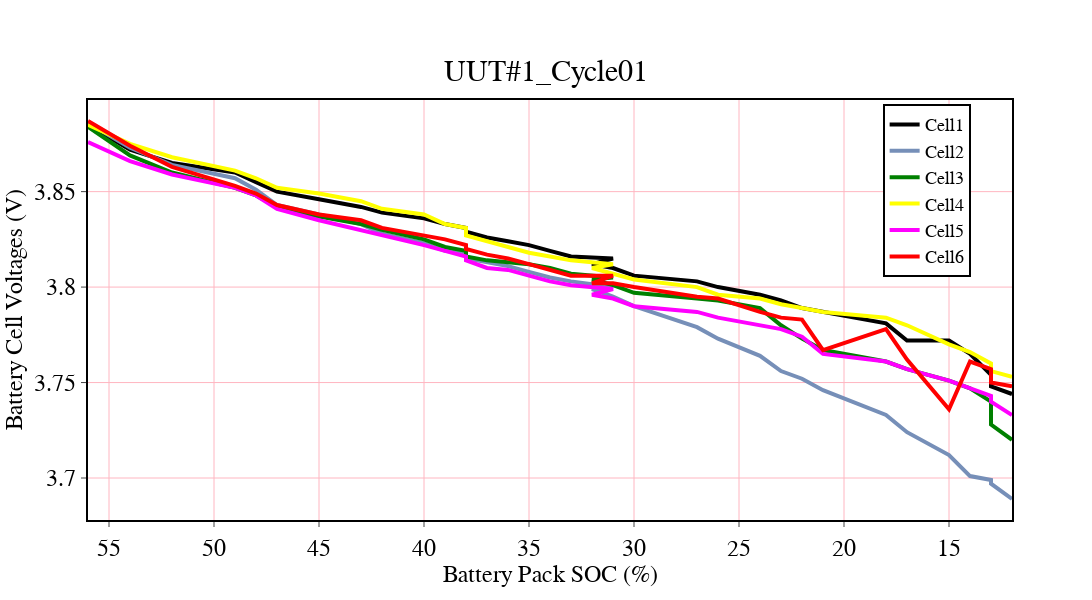
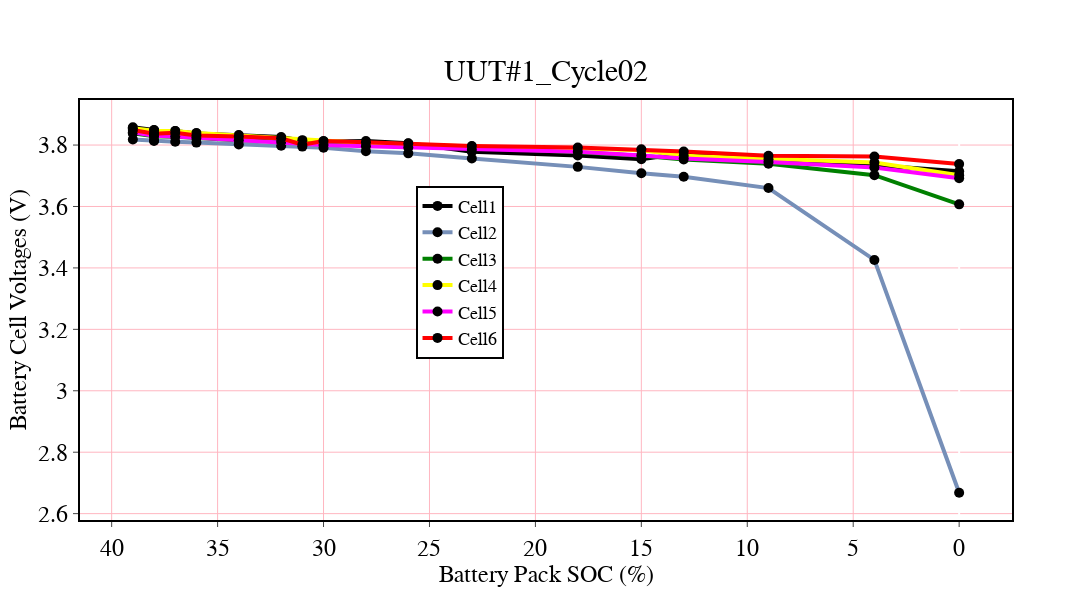
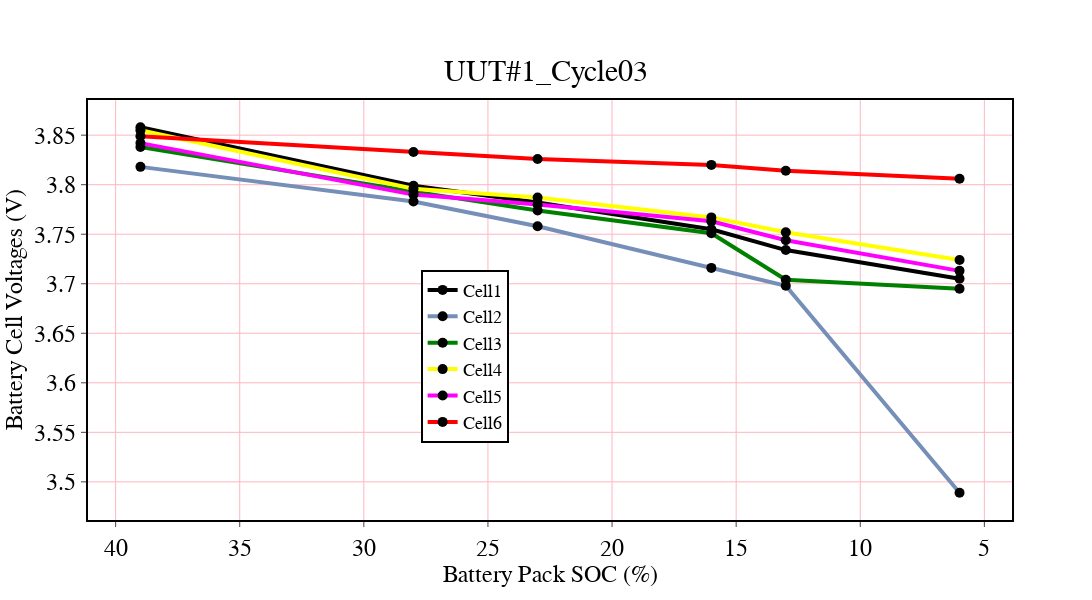

These figures' notebook cell, in order:
### Code cell
# Plot the 'Battery OCV [V]' with 'Battery SOC [%]' using line plot in plotly
fig = go.Figure()
#fig.add_trace(go.Scatter(x=df1['Battery SOC [%]'], y=df1['Battery OCV [V]'], name='UUT#1_Cycle01', line=dict(color='blue', width=4, dash='dashdot'), marker=dict(size=10, color='black', symbol='circle')))
fig.add_trace(go.Scatter(x=df1['Battery SOC [%]'], y=df1['Cell 1 '], name='Cell1', line=dict(color='light blue', width=4), marker=dict(size=10, color='black', symbol='circle')))
fig.add_trace(go.Scatter(x=df1['Battery SOC [%]'], y=df1['Cell 2 '], name='Cell2', line=dict(color='#768fb8', width=4), marker=dict(size=10, color='black', symbol='circle')))
fig.add_trace(go.Scatter(x=df1['Battery SOC [%]'], y=df1['Cell 3'], name='Cell3', line=dict(color='green', width=4), marker=dict(size=10, color='black', symbol='circle')))
fig.add_trace(go.Scatter(x=df1['Battery SOC [%]'], y=df1['Cell 4 '], name='Cell4', line=dict(color='yellow', width=4), marker=dict(size=10, color='black', symbol='circle')))
fig.add_trace(go.Scatter(x=df1['Battery SOC [%]'], y=df1['Cell  5 '], name='Cell5', line=dict(color='magenta', width=4), marker=dict(size=10, color='black', symbol='circle')))
fig.add_trace(go.Scatter(x=df1['Battery SOC [%]'], y=df1['Cell  6 '], name='Cell6', line=dict(color='red', width=4), marker=dict(size=10, color='black', symbol='circle')))

# flip the x and y axis
fig.update_layout(xaxis=dict(autorange="reversed"))
fig.update_layout(title='UUT#1_Cycle01', xaxis_title='Cycle No', yaxis_title='Capacity')
# add description below the title as subtitle
fig.update_layout(title={'y': 0.9, 'x': 0.8, 'xanchor': 'center', 'yanchor': 'top'})
# add axis line and ticks
fig.update_xaxes(showline=True, linewidth=2, linecolor='black', mirror=True, ticks="outside")
fig.update_yaxes(showline=True, linewidth=2, linecolor='black', mirror=True, ticks="outside")
# Make x labels larger, and Times New Roman
fig.update_xaxes(title_text="Battery Pack SOC (%)", title_font=dict(size=24, family='Times New Roman', color='black'), title_standoff=25)
# Make y labels larger, and Times New Roman
fig.update_yaxes(title_text="Battery Cell Voltages (V) ", title_font=dict(size=24, family='Times New Roman', color='black'), title_standoff=25)
# change the legend font size and font family
fig.update_layout(legend=dict(font=dict(size=18, family='Times New Roman', color='black')))
# make background white
fig.update_layout(plot_bgcolor='white')
# Move x-label and y-label to the center
fig.update_layout(xaxis=dict(title=dict(standoff=5)), yaxis=dict(title=dict(standoff=5)))
# Icncrease x-axis and y-axis tick font size and font family
fig.update_xaxes(tickfont=dict(size=24, family='Times New Roman', color='black'))
fig.update_yaxes(tickfont=dict(size=24, family='Times New Roman', color='black'))
# add grid
fig.update_layout(xaxis=dict(showgrid=True, gridwidth=1, gridcolor='LightPink'), yaxis=dict(showgrid=True, gridwidth=1, gridcolor='LightPink'))
# add figure size
fig.update_layout(width=1200, height=600)
# keep the legend inside the plot area
fig.update_layout(legend=dict(x=0.86, y=0.99))
# Make title larger, and Times New Roman and center
fig.update_layout(title=dict(font=dict(size=30, family='Times New Roman', color='black'), x=0.5, xanchor='center'))
# add box around the legend
fig.update_layout(legend=dict(bordercolor='black', borderwidth=2))
fig.show()

# Plot the 'Battery OCV [V]' with 'Battery SOC [%]' using line plot in plotly
fig = go.Figure()
#fig.add_trace(go.Scatter(x=df1_2['Battery SOC [%]'], y=df1_2['Battery OCV [V]'], name='UUT#4_Cycle01', line=dict(color='blue', width=4, dash='dashdot'), marker=dict(size=10, color='black', symbol='circle')))
fig.add_trace(go.Scatter(x=df1_2['Battery SOC [%]'], y=df1_2['Cell 1 '], name='Cell1', line=dict(color='light blue', width=4), marker=dict(size=10, color='black', symbol='circle')))
fig.add_trace(go.Scatter(x=df1_2['Battery SOC [%]'], y=df1_2['Cell 2 '], name='Cell2', line=dict(color='#768fb8', width=4), marker=dict(size=10, color='black', symbol='circle')))
fig.add_trace(go.Scatter(x=df1_2['Battery SOC [%]'], y=df1_2['Cell 3'], name='Cell3', line=dict(color='green', width=4), marker=dict(size=10, color='black', symbol='circle')))
fig.add_trace(go.Scatter(x=df1_2['Battery SOC [%]'], y=df1_2['Cell 4 '], name='Cell4', line=dict(color='yellow', width=4), marker=dict(size=10, color='black', symbol='circle')))
fig.add_trace(go.Scatter(x=df1_2['Battery SOC [%]'], y=df1_2['Cell  5 '], name='Cell5', line=dict(color='magenta', width=4), marker=dict(size=10, color='black', symbol='circle')))
fig.add_trace(go.Scatter(x=df1_2['Battery SOC [%]'], y=df1_2['Cell  6 '], name='Cell6', line=dict(color='red', width=4), marker=dict(size=10, color='black', symbol='circle')))

# flip the x and y axis
fig.update_layout(xaxis=dict(autorange="reversed"))
fig.update_layout(title='UUT#1_Cycle02')
# add description below the title as subtitle
fig.update_layout(title={'y': 0.9, 'x': 0.8, 'xanchor': 'center', 'yanchor': 'top'})
# add axis line and ticks
fig.update_xaxes(showline=True, linewidth=2, linecolor='black', mirror=True, ticks="outside")
fig.update_yaxes(showline=True, linewidth=2, linecolor='black', mirror=True, ticks="outside")
# Make x labels larger, and Times New Roman
fig.update_xaxes(title_text="Battery Pack SOC (%)", title_font=dict(size=24, family='Times New Roman', color='black'), title_standoff=25)
# Make y labels larger, and Times New Roman
fig.update_yaxes(title_text="Battery Cell Voltages (V) ", title_font=dict(size=24, family='Times New Roman', color='black'), title_standoff=25)
# change the legend font size and font family
fig.update_layout(legend=dict(font=dict(size=18, family='Times New Roman', color='black')))
# make background white
fig.update_layout(plot_bgcolor='white')
# Move x-label and y-label to the center
fig.update_layout(xaxis=dict(title=dict(standoff=5)), yaxis=dict(title=dict(standoff=5)))
# Icncrease x-axis and y-axis tick font size and font family
fig.update_xaxes(tickfont=dict(size=24, family='Times New Roman', color='black'))
fig.update_yaxes(tickfont=dict(size=24, family='Times New Roman', color='black'))
# add grid
fig.update_layout(xaxis=dict(showgrid=True, gridwidth=1, gridcolor='LightPink'), yaxis=dict(showgrid=True, gridwidth=1, gridcolor='LightPink'))
# add figure size
fig.update_layout(width=1200, height=600)
# keep the legend inside the plot area
fig.update_layout(legend=dict(x=0.36, y=0.59))
# Make title larger, and Times New Roman and center
fig.update_layout(title=dict(font=dict(size=30, family='Times New Roman', color='black'), x=0.5, xanchor='center'))
# add box around the legend
fig.update_layout(legend=dict(bordercolor='black', borderwidth=2))
fig.show()
# Plot the 'Battery OCV [V]' with 'Battery SOC [%]' using line plot in plotly
fig = go.Figure()
#fig.add_trace(go.Scatter(x=df1_3['Battery SOC [%]'], y=df1_3['Battery OCV [V]'], name='UUT#4_Cycle01', line=dict(color='blue', width=4, dash='dashdot'), marker=dict(size=10, color='black', symbol='circle')))
fig.add_trace(go.Scatter(x=df1_3['Battery SOC [%]'], y=df1_3['Cell 1 '], name='Cell1', line=dict(color='light blue', width=4), marker=dict(size=10, color='black', symbol='circle')))
fig.add_trace(go.Scatter(x=df1_3['Battery SOC [%]'], y=df1_3['Cell 2 '], name='Cell2', line=dict(color='#768fb8', width=4), marker=dict(size=10, color='black', symbol='circle')))
fig.add_trace(go.Scatter(x=df1_3['Battery SOC [%]'], y=df1_3['Cell 3'], name='Cell3', line=dict(color='green', width=4), marker=dict(size=10, color='black', symbol='circle')))
fig.add_trace(go.Scatter(x=df1_3['Battery SOC [%]'], y=df1_3['Cell 4 '], name='Cell4', line=dict(color='yellow', width=4), marker=dict(size=10, color='black', symbol='circle')))
fig.add_trace(go.Scatter(x=df1_3['Battery SOC [%]'], y=df1_3['Cell  5 '], name='Cell5', line=dict(color='magenta', width=4), marker=dict(size=10, color='black', symbol='circle')))
fig.add_trace(go.Scatter(x=df1_3['Battery SOC [%]'], y=df1_3['Cell  6 '], name='Cell6', line=dict(color='red', width=4), marker=dict(size=10, color='black', symbol='circle')))

# flip the x and y axis
fig.update_layout(xaxis=dict(autorange="reversed"))
fig.update_layout(title='UUT#1_Cycle03')
# add description below the title as subtitle
fig.update_layout(title={'y': 0.9, 'x': 0.8, 'xanchor': 'center', 'yanchor': 'top'})
# add axis line and ticks
fig.update_xaxes(showline=True, linewidth=2, linecolor='black', mirror=True, ticks="outside")
fig.update_yaxes(showline=True, linewidth=2, linecolor='black', mirror=True, ticks="outside")
# Make x labels larger, and Times New Roman
fig.update_xaxes(title_text="Battery Pack SOC (%)", title_font=dict(size=24, family='Times New Roman', color='black'), title_standoff=25)
# Make y labels larger, and Times New Roman
fig.update_yaxes(title_text="Battery Cell Voltages (V) ", title_font=dict(size=24, family='Times New Roman', color='black'), title_standoff=25)
# change the legend font size and font family
fig.update_layout(legend=dict(font=dict(size=18, family='Times New Roman', color='black')))
# make background white
fig.update_layout(plot_bgcolor='white')
# Move x-label and y-label to the center
fig.update_layout(xaxis=dict(title=dict(standoff=5)), yaxis=dict(title=dict(standoff=5)))
# Icncrease x-axis and y-axis tick font size and font family
fig.update_xaxes(tickfont=dict(size=24, family='Times New Roman', color='black'))
fig.update_yaxes(tickfont=dict(size=24, family='Times New Roman', color='black'))
# add grid
fig.update_layout(xaxis=dict(showgrid=True, gridwidth=1, gridcolor='LightPink'), yaxis=dict(showgrid=True, gridwidth=1, gridcolor='LightPink'))
# add figure size
fig.update_layout(width=1200, height=600)
# keep the legend inside the plot area
fig.update_layout(legend=dict(x=0.36, y=0.39))
# Make title larger, and Times New Roman and center
fig.update_layout(title=dict(font=dict(size=30, family='Times New Roman', color='black'), x=0.5, xanchor='center'))
# add box around the legend
fig.update_layout(legend=dict(bordercolor='black', borderwidth=2))
fig.show()

### Figure 1 — Plotly figure (JSON) as saved in the notebook; plotly's stock layout.template omitted (floating-point values rounded to 4 significant figures)
{"data": [{"line": {"color": "light blue", "width": 4}, "marker": {"color": "black", "size": 10, "symbol": "circle"}, "name": "Cell1", "type": "scatter", "x": [56, 54, 52, 49, 48, 47, 45, 43, 42, 40, 39, 38, 38, 37, 36, 35, 34, 33, 31, 32, 31, 30, 27, 26, 24, 23, 22, 21, 18, 17, 15, 14, 13, 13, 12], "y": [3.885, 3.872, 3.865, 3.86, 3.855, 3.85, 3.846, 3.842, 3.839, 3.836, 3.833, 3.831, 3.829, 3.826, 3.824, 3.822, 3.819, 3.816, 3.815, 3.812, 3.81, 3.806, 3.803, 3.8, 3.796, 3.793, 3.789, 3.787, 3.781, 3.772, 3.772, 3.765, 3.754, 3.748, 3.744]}, {"line": {"color": "#768fb8", "width": 4}, "marker": {"color": "black", "size": 10, "symbol": "circle"}, "name": "Cell2", "type": "scatter", "x": [56, 54, 52, 49, 48, 47, 45, 43, 42, 40, 39, 38, 38, 37, 36, 35, 34, 33, 31, 32, 31, 30, 27, 26, 24, 23, 22, 21, 18, 17, 15, 14, 13, 13, 12], "y": [3.886, 3.873, 3.864, 3.857, 3.851, 3.843, 3.838, 3.833, 3.828, 3.823, 3.819, 3.818, 3.815, 3.813, 3.811, 3.808, 3.805, 3.803, 3.8, 3.799, 3.795, 3.79, 3.779, 3.773, 3.764, 3.756, 3.752, 3.746, 3.733, 3.724, 3.712, 3.701, 3.699, 3.697, 3.689]}, {"line": {"color": "green", "width": 4}, "marker": {"color": "black", "size": 10, "symbol": "circle"}, "name": "Cell3", "type": "scatter", "x": [56, 54, 52, 49, 48, 47, 45, 43, 42, 40, 39, 38, 38, 37, 36, 35, 34, 33, 31, 32, 31, 30, 27, 26, 24, 23, 22, 21, 18, 17, 15, 14, 13, 13, 12], "y": [3.884, 3.869, 3.86, 3.852, 3.848, 3.842, 3.837, 3.833, 3.83, 3.825, 3.821, 3.819, 3.816, 3.814, 3.813, 3.812, 3.81, 3.807, 3.805, 3.804, 3.801, 3.797, 3.794, 3.793, 3.789, 3.78, 3.773, 3.767, 3.761, 3.757, 3.751, 3.747, 3.74, 3.728, 3.72]}, {"line": {"color": "yellow", "width": 4}, "marker": {"color": "black", "size": 10, "symbol": "circle"}, "name": "Cell4", "type": "scatter", "x": [56, 54, 52, 49, 48, 47, 45, 43, 42, 40, 39, 38, 38, 37, 36, 35, 34, 33, 31, 32, 31, 30, 27, 26, 24, 23, 22, 21, 18, 17, 15, 14, 13, 13, 12], "y": [3.885, 3.875, 3.868, 3.861, 3.857, 3.852, 3.849, 3.845, 3.841, 3.838, 3.833, 3.831, 3.827, 3.824, 3.821, 3.818, 3.816, 3.814, 3.812, 3.81, 3.807, 3.804, 3.8, 3.796, 3.794, 3.791, 3.789, 3.787, 3.784, 3.78, 3.77, 3.766, 3.76, 3.756, 3.753]}, {"line": {"color": "magenta", "width": 4}, "marker": {"color": "black", "size": 10, "symbol": "circle"}, "name": "Cell5", "type": "scatter", "x": [56, 54, 52, 49, 48, 47, 45, 43, 42, 40, 39, 38, 38, 37, 36, 35, 34, 33, 31, 32, 31, 30, 27, 26, 24, 23, 22, 21, 18, 17, 15, 14, 13, 13, 12], "y": [3.876, 3.866, 3.859, 3.852, 3.848, 3.841, 3.835, 3.83, 3.827, 3.822, 3.819, 3.816, 3.814, 3.81, 3.809, 3.806, 3.803, 3.801, 3.799, 3.796, 3.794, 3.79, 3.787, 3.784, 3.78, 3.778, 3.774, 3.765, 3.761, 3.757, 3.751, 3.747, 3.743, 3.74, 3.733]}, {"line": {"color": "red", "width": 4}, "marker": {"color": "black", "size": 10, "symbol": "circle"}, "name": "Cell6", "type": "scatter", "x": [56, 54, 52, 49, 48, 47, 45, 43, 42, 40, 39, 38, 38, 37, 36, 35, 34, 33, 31, 32, 31, 30, 27, 26, 24, 23, 22, 21, 18, 17, 15, 14, 13, 13, 12], "y": [3.887, 3.874, 3.863, 3.853, 3.849, 3.843, 3.838, 3.835, 3.831, 3.827, 3.825, 3.822, 3.82, 3.817, 3.815, 3.812, 3.809, 3.806, 3.806, 3.802, 3.802, 3.8, 3.795, 3.794, 3.787, 3.784, 3.783, 3.767, 3.778, 3.762, 3.736, 3.761, 3.757, 3.75, 3.748]}], "layout": {"height": 600, "legend": {"bordercolor": "black", "borderwidth": 2, "font": {"color": "black", "family": "Times New Roman", "size": 18}, "x": 0.86, "y": 0.99}, "plot_bgcolor": "white", "title": {"font": {"color": "black", "family": "Times New Roman", "size": 30}, "text": "UUT#1_Cycle01", "x": 0.5, "xanchor": "center", "y": 0.9, "yanchor": "top"}, "width": 1200, "xaxis": {"autorange": "reversed", "gridcolor": "LightPink", "gridwidth": 1, "linecolor": "black", "linewidth": 2, "mirror": true, "showgrid": true, "showline": true, "tickfont": {"color": "black", "family": "Times New Roman", "size": 24}, "ticks": "outside", "title": {"font": {"color": "black", "family": "Times New Roman", "size": 24}, "standoff": 5, "text": "Battery Pack SOC (%)"}}, "yaxis": {"gridcolor": "LightPink", "gridwidth": 1, "linecolor": "black", "linewidth": 2, "mirror": true, "showgrid": true, "showline": true, "tickfont": {"color": "black", "family": "Times New Roman", "size": 24}, "ticks": "outside", "title": {"font": {"color": "black", "family": "Times New Roman", "size": 24}, "standoff": 5, "text": "Battery Cell Voltages (V) "}}}}

### Figure 2 — Plotly figure (JSON) as saved in the notebook; plotly's stock layout.template omitted (floating-point values rounded to 4 significant figures)
{"data": [{"line": {"color": "light blue", "width": 4}, "marker": {"color": "black", "size": 10, "symbol": "circle"}, "name": "Cell1", "type": "scatter", "x": [39, 38, 38, 37, 36, 34, 32, 31, 30, 28, 26, 23, 18, 15, 13, 9, 4, 0], "y": [3.858, 3.849, 3.834, 3.846, 3.838, 3.833, 3.826, 3.814, 3.811, 3.813, 3.806, 3.778, 3.766, 3.754, 3.773, 3.753, 3.734, 3.715]}, {"line": {"color": "#768fb8", "width": 4}, "marker": {"color": "black", "size": 10, "symbol": "circle"}, "name": "Cell2", "type": "scatter", "x": [39, 38, 38, 37, 36, 34, 32, 31, 30, 28, 26, 23, 18, 15, 13, 9, 4, 0], "y": [3.818, 3.816, 3.813, 3.811, 3.808, 3.802, 3.798, 3.795, 3.791, 3.78, 3.773, 3.756, 3.729, 3.708, 3.697, 3.66, 3.426, 2.668]}, {"line": {"color": "green", "width": 4}, "marker": {"color": "black", "size": 10, "symbol": "circle"}, "name": "Cell3", "type": "scatter", "x": [39, 38, 38, 37, 36, 34, 32, 31, 30, 28, 26, 23, 18, 15, 13, 9, 4, 0], "y": [3.838, 3.832, 3.829, 3.827, 3.823, 3.816, 3.813, 3.81, 3.805, 3.8, 3.798, 3.792, 3.777, 3.765, 3.753, 3.739, 3.702, 3.607]}, {"line": {"color": "yellow", "width": 4}, "marker": {"color": "black", "size": 10, "symbol": "circle"}, "name": "Cell4", "type": "scatter", "x": [39, 38, 38, 37, 36, 34, 32, 31, 30, 28, 26, 23, 18, 15, 13, 9, 4, 0], "y": [3.855, 3.848, 3.847, 3.846, 3.839, 3.831, 3.823, 3.816, 3.812, 3.807, 3.803, 3.795, 3.789, 3.783, 3.765, 3.754, 3.743, 3.702]}, {"line": {"color": "magenta", "width": 4}, "marker": {"color": "black", "size": 10, "symbol": "circle"}, "name": "Cell5", "type": "scatter", "x": [39, 38, 38, 37, 36, 34, 32, 31, 30, 28, 26, 23, 18, 15, 13, 9, 4, 0], "y": [3.842, 3.832, 3.83, 3.828, 3.824, 3.816, 3.811, 3.806, 3.8, 3.796, 3.792, 3.785, 3.778, 3.766, 3.756, 3.745, 3.727, 3.692]}, {"line": {"color": "red", "width": 4}, "marker": {"color": "black", "size": 10, "symbol": "circle"}, "name": "Cell6", "type": "scatter", "x": [39, 38, 38, 37, 36, 34, 32, 31, 30, 28, 26, 23, 18, 15, 13, 9, 4, 0], "y": [3.849, 3.838, 3.837, 3.84, 3.831, 3.828, 3.822, 3.801, 3.813, 3.809, 3.805, 3.797, 3.792, 3.786, 3.779, 3.765, 3.763, 3.738]}], "layout": {"height": 600, "legend": {"bordercolor": "black", "borderwidth": 2, "font": {"color": "black", "family": "Times New Roman", "size": 18}, "x": 0.36, "y": 0.59}, "plot_bgcolor": "white", "title": {"font": {"color": "black", "family": "Times New Roman", "size": 30}, "text": "UUT#1_Cycle02", "x": 0.5, "xanchor": "center", "y": 0.9, "yanchor": "top"}, "width": 1200, "xaxis": {"autorange": "reversed", "gridcolor": "LightPink", "gridwidth": 1, "linecolor": "black", "linewidth": 2, "mirror": true, "showgrid": true, "showline": true, "tickfont": {"color": "black", "family": "Times New Roman", "size": 24}, "ticks": "outside", "title": {"font": {"color": "black", "family": "Times New Roman", "size": 24}, "standoff": 5, "text": "Battery Pack SOC (%)"}}, "yaxis": {"gridcolor": "LightPink", "gridwidth": 1, "linecolor": "black", "linewidth": 2, "mirror": true, "showgrid": true, "showline": true, "tickfont": {"color": "black", "family": "Times New Roman", "size": 24}, "ticks": "outside", "title": {"font": {"color": "black", "family": "Times New Roman", "size": 24}, "standoff": 5, "text": "Battery Cell Voltages (V) "}}}}

### Figure 3 — Plotly figure (JSON) as saved in the notebook; plotly's stock layout.template omitted (floating-point values rounded to 4 significant figures)
{"data": [{"line": {"color": "light blue", "width": 4}, "marker": {"color": "black", "size": 10, "symbol": "circle"}, "name": "Cell1", "type": "scatter", "x": [39, 28, 23, 16, 13, 6], "y": [3.858, 3.799, 3.782, 3.755, 3.734, 3.705]}, {"line": {"color": "#768fb8", "width": 4}, "marker": {"color": "black", "size": 10, "symbol": "circle"}, "name": "Cell2", "type": "scatter", "x": [39, 28, 23, 16, 13, 6], "y": [3.818, 3.783, 3.758, 3.716, 3.698, 3.489]}, {"line": {"color": "green", "width": 4}, "marker": {"color": "black", "size": 10, "symbol": "circle"}, "name": "Cell3", "type": "scatter", "x": [39, 28, 23, 16, 13, 6], "y": [3.838, 3.793, 3.774, 3.751, 3.704, 3.695]}, {"line": {"color": "yellow", "width": 4}, "marker": {"color": "black", "size": 10, "symbol": "circle"}, "name": "Cell4", "type": "scatter", "x": [39, 28, 23, 16, 13, 6], "y": [3.855, 3.796, 3.787, 3.767, 3.752, 3.724]}, {"line": {"color": "magenta", "width": 4}, "marker": {"color": "black", "size": 10, "symbol": "circle"}, "name": "Cell5", "type": "scatter", "x": [39, 28, 23, 16, 13, 6], "y": [3.842, 3.79, 3.78, 3.763, 3.744, 3.713]}, {"line": {"color": "red", "width": 4}, "marker": {"color": "black", "size": 10, "symbol": "circle"}, "name": "Cell6", "type": "scatter", "x": [39, 28, 23, 16, 13, 6], "y": [3.849, 3.833, 3.826, 3.82, 3.814, 3.806]}], "layout": {"height": 600, "legend": {"bordercolor": "black", "borderwidth": 2, "font": {"color": "black", "family": "Times New Roman", "size": 18}, "x": 0.36, "y": 0.39}, "plot_bgcolor": "white", "title": {"font": {"color": "black", "family": "Times New Roman", "size": 30}, "text": "UUT#1_Cycle03", "x": 0.5, "xanchor": "center", "y": 0.9, "yanchor": "top"}, "width": 1200, "xaxis": {"autorange": "reversed", "gridcolor": "LightPink", "gridwidth": 1, "linecolor": "black", "linewidth": 2, "mirror": true, "showgrid": true, "showline": true, "tickfont": {"color": "black", "family": "Times New Roman", "size": 24}, "ticks": "outside", "title": {"font": {"color": "black", "family": "Times New Roman", "size": 24}, "standoff": 5, "text": "Battery Pack SOC (%)"}}, "yaxis": {"gridcolor": "LightPink", "gridwidth": 1, "linecolor": "black", "linewidth": 2, "mirror": true, "showgrid": true, "showline": true, "tickfont": {"color": "black", "family": "Times New Roman", "size": 24}, "ticks": "outside", "title": {"font": {"color": "black", "family": "Times New Roman", "size": 24}, "standoff": 5, "text": "Battery Cell Voltages (V) "}}}}
